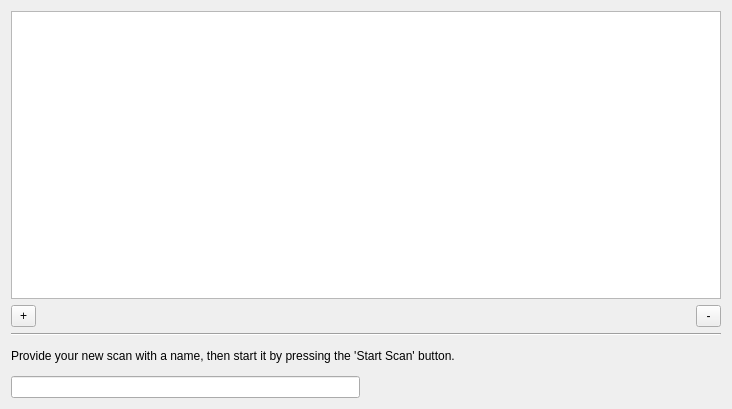
<?xml version="1.0" encoding="UTF-8"?>
<ui version="4.0">
 <class>CreateNewScan</class>
 <widget class="QWidget" name="CreateNewScan">
  <property name="geometry">
   <rect>
    <x>0</x>
    <y>0</y>
    <width>732</width>
    <height>409</height>
   </rect>
  </property>
  <property name="windowTitle">
   <string>Choose the directories to scan</string>
  </property>
  <layout class="QGridLayout" name="gridLayout">
   <item row="0" column="0" colspan="3">
    <widget class="QListWidget" name="listWidget">
     <property name="selectionMode">
      <enum>QAbstractItemView::ExtendedSelection</enum>
     </property>
     <property name="selectionBehavior">
      <enum>QAbstractItemView::SelectRows</enum>
     </property>
    </widget>
   </item>
   <item row="1" column="0" colspan="3">
    <layout class="QHBoxLayout" name="horizontalLayout">
     <item>
      <widget class="QToolButton" name="addButton">
       <property name="minimumSize">
        <size>
         <width>25</width>
         <height>22</height>
        </size>
       </property>
       <property name="maximumSize">
        <size>
         <width>25</width>
         <height>22</height>
        </size>
       </property>
       <property name="toolTip">
        <string>Add a new directory to the list</string>
       </property>
       <property name="text">
        <string>+</string>
       </property>
       <property name="styled" stdset="0">
        <bool>true</bool>
       </property>
      </widget>
     </item>
     <item>
      <spacer name="horizontalSpacer">
       <property name="orientation">
        <enum>Qt::Horizontal</enum>
       </property>
       <property name="sizeHint" stdset="0">
        <size>
         <width>40</width>
         <height>20</height>
        </size>
       </property>
      </spacer>
     </item>
     <item>
      <widget class="QToolButton" name="removeButton">
       <property name="minimumSize">
        <size>
         <width>25</width>
         <height>22</height>
        </size>
       </property>
       <property name="maximumSize">
        <size>
         <width>25</width>
         <height>22</height>
        </size>
       </property>
       <property name="toolTip">
        <string>Removes the selected directories from the list</string>
       </property>
       <property name="text">
        <string>-</string>
       </property>
       <property name="styled" stdset="0">
        <bool>true</bool>
       </property>
      </widget>
     </item>
    </layout>
   </item>
   <item row="3" column="0" rowspan="2" colspan="2">
    <widget class="QLabel" name="label_2">
     <property name="text">
      <string>Provide your new scan with a name, then start it by pressing the 'Start Scan' button.</string>
     </property>
     <property name="wordWrap">
      <bool>true</bool>
     </property>
    </widget>
   </item>
   <item row="5" column="0">
    <widget class="QLineEdit" name="lineEditDocumentName"/>
   </item>
   <item row="5" column="1">
    <widget class="QLabel" name="status">
     <property name="sizePolicy">
      <sizepolicy hsizetype="MinimumExpanding" vsizetype="Preferred">
       <horstretch>0</horstretch>
       <verstretch>0</verstretch>
      </sizepolicy>
     </property>
     <property name="text">
      <string/>
     </property>
     <property name="alignment">
      <set>Qt::AlignRight|Qt::AlignTrailing|Qt::AlignVCenter</set>
     </property>
    </widget>
   </item>
   <item row="2" column="0" colspan="3">
    <widget class="Line" name="line">
     <property name="orientation">
      <enum>Qt::Horizontal</enum>
     </property>
    </widget>
   </item>
  </layout>
 </widget>
 <resources/>
 <connections/>
</ui>
